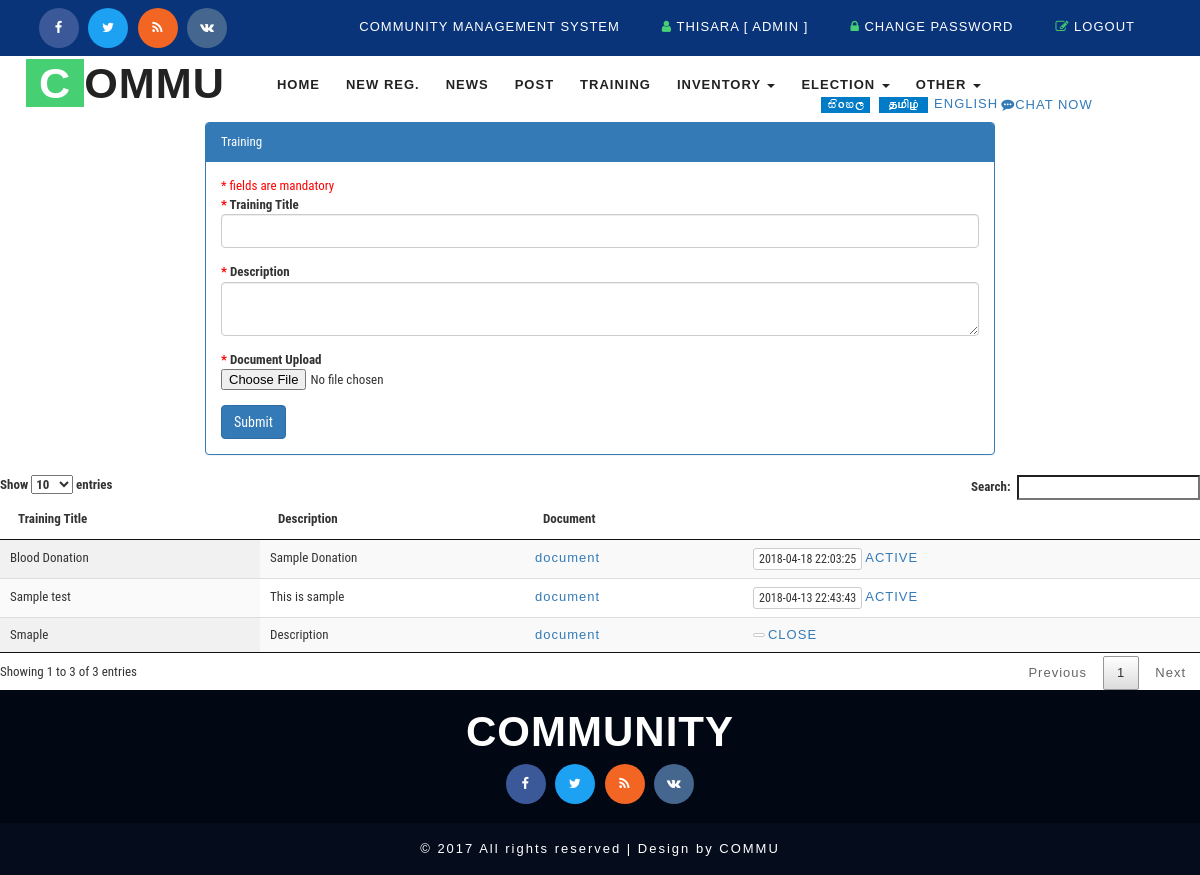
The app's page /admin_training.php (signed in) with its own data.
### tables this page shows
CREATE TABLE `cms_training` (
  `id` int(5) NOT NULL AUTO_INCREMENT,
  `title` varchar(100) DEFAULT NULL,
  `description` text,
  `document` varchar(200) DEFAULT NULL,
  `status` varchar(10) DEFAULT 'ACTIVE',
  `created_datetime` timestamp NULL DEFAULT CURRENT_TIMESTAMP,
  PRIMARY KEY (`id`)
);

### model/DB.php (called while the page is built, shortened)
<?php
function getDBConnection() {
    $servername = "localhost";
    $username = "root";
    $password = "123";
    $db = "cmsdb";
    $conn = mysqli_connect($servername, $username, $password, $db);
    if (!$conn) {
        die("Connection failed: " . mysqli_connect_error());
    } else {
        return $conn;
    }
}
function getData($sql) {
    $conn = getDBConnection();
    $result = mysqli_query($conn, $sql);
    if (mysqli_num_rows($result) > 0) {
        return $result;
    } else {
        return FALSE;
    }
}
?>

### admin_training.php (the view, shortened to what this page needs)
<?php session_start();
 include './model/DB.php';
?>
<!DOCTYPE html>
<html lang="en">
    <head>
        <?php include_once './basecss.php'; ?>
    </head>
    <body>
        <div class="header">
            <div class="w3layouts_header_right">
                <div class="agileits-social top_content">
                    <ul>
                        <li><a href="#"><i class="fa fa-facebook"></i></a></li>
                        <li><a href="#"><i class="fa fa-twitter"></i></a></li>
                        <li><a href="#"><i class="fa fa-rss"></i></a></li>
                        <li><a href="#"><i class="fa fa-vk"></i></a></li>
                    </ul>
                </div>
            </div>
            <div class="w3layouts_header_left">
                <?php include './_top.php'; ?>
            </div>
            <div class="clearfix"> </div>
        </div>
        <div class="banner">
            <nav class="navbar navbar-default">
                <div class="navbar-header navbar-left">
                    <h1><a class="navbar-brand" href="index.html"><span>C</span>OMMU</a></h1>
                </div>
                <div class="collapse navbar-collapse navbar-right" id="bs-example-navbar-collapse-1">
                </div>
                <div class="w3_agile_search">
                                      <?php include './_search.php';?>
                </div>
            </nav>
        </div>
        <div class="row">
            <div class="col-md-2"></div>
            <div class="col-md-8">
                <div class="panel panel-primary">
                    <div class="panel-heading ">Training</div>
                    <div class="panel-body">
                        <form action="upload.php" method="post" enctype="multipart/form-data">
                             <span class="mando-msg">* fields are mandatory</span>
                            <div class="form-group">
                                <label for="exampleInputEmail1"> <span class="mando-msg">*</span> Training Title</label>
                                <input type="text" name="trn_title" class="form-control" >
                            </div>
                            <div class="form-group">
                                <label for="exampleInputPassword1"><span class="mando-msg">*</span> Description</label>
                                <textarea required="" class="form-control" name="trn_description"> </textarea>
                            </div>
                            <div class="form-group">
                                <label for="exampleInputPassword1"><span class="mando-msg">*</span> Document Upload</label>
                                <input type="file" name="fileToUpload" id="fileToUpload" required="">
                            </div>
                             <button type="submit" name="submit" class="btn btn-primary">Submit</button>
                        </form>
                    </div>
                </div>
            </div>
            <div class="col-md-2"></div>
        </div>
        <div class="row">
            <div class="col-md-12">
                <table id="example" class="display" cellspacing="0" width="100%">
                    <thead>
                        <tr>
                            <th>Training Title</th>
                            <th>Description</th>
                            <th>Document</th>
                            <th></th>
                        </tr>
                    </thead>
                    <tbody>
                        <?php
                        $sql = " SELECT * FROM cms_training ";
                        $resultx = getData($sql);
                        if ($resultx != FALSE) {
                            while ($row = mysqli_fetch_assoc($resultx)) {
                                ?>
                                <tr>
                                    <td><?= $row['title']; ?></td>
                                    <td><?= $row['description']; ?></td>
                                    <td><a href="uploads/<?= $row['document']; ?>" target="_blank">document</a></td>
                                    <td>
                                    <button type="button" class="btn btn-default btn-xs"><?= $row['created_datetime']; ?></button>
                                        <a href="admin_training.php?id=<?= $row['id']; ?>&status=<?= $row['status']; ?>"><?= $row['status']; ?> </a>
                                    </td>
                                </tr>
                                <?php
                            }
                        }
                        ?>
                    </tbody>
                </table>
            </div>
        </div>
        <?php include './_footer.php'; ?>
    </body>
</html>

### css/style.css (style rules this page uses)
.mando-msg { color:red; }
html, body { font-size: small; font-family: 'Source Sans Pro', sans-serif; background:#ffffff; margin: 0; }
p,ul li,ol li,body a { margin:0; font-family: 'Source Sans Pro', sans-serif; letter-spacing:1px; }
h1,h2,h3,h4,h5,h6 { font-family: 'Source Sans Pro', sans-serif; margin:0; letter-spacing:1px; }
ul,label { margin:0; padding:0; }
input[type="submit"],input[type="reset"],input[type="search"],input[type="text"],input[type="email"] { -webkit-transition: 0.5s ease-in; -moz-transition: 0.5s ease-in; -ms-transition: 0.5s ease-in; -o-transition: 0.5s ease-in; transition:0.5s ease-in; font-family: 'Source Sans Pro', sans-serif; }
.w3layouts_header_left { float: right; margin-top: 10px; }
.w3layouts_header_right { float:left; }
.header { padding: 0.6em 3em; background: #09347a; }
.w3layouts_header_right ul li { display:inline-block; color: #fff; }
.agileits-social.top_content ul { margin: 0!important; }
.agileits-social.top_content { margin: 0!important; }
.w3layouts_header_right ul li i { color: #47cf73; }
.w3layouts_header_right ul li a { color: #fff; text-decoration:none; }
.navbar-default { background: none; border: none; }
.navbar { margin-bottom: 0; }
.navbar-collapse { padding: 0; }
.navbar-right { margin-right: 0; }
nav.navbar.navbar-default { background: none; padding: 0.5em 2em; }
.navbar-right { float: left !important; margin: 1em 0 0 12em; }
.navbar-default .navbar-brand,.navbar-default .navbar-brand:hover, .navbar-default .navbar-brand:focus { color: #222; }
.navbar-brand { height: 42px; padding: 0; font-size: 1.2em; line-height: 43px; font-weight: 700; text-transform: uppercase; }
.navbar-brand span { color: #fff; background: #47cf73; padding: 0px 13px; }
.w3_agile_search { float:right; width: 25%; }
.agileits-social ul { padding:0; margin:0; margin-top: 8px; }
.agileits-social ul li { display:inline-block; }
.agileits-social ul li a { color: #333; text-align: center; }
.agileits-social ul li a i.fa.fa-facebook { height: 40px; width: 40px; background: #3b5998; line-height: 40px; color: #fff; border-radius: 50%; -webkit-border-radius: 50%; -moz-border-radius: 50%; -o-border-radius: 50%; -ms-border-radius: 50%; transition:0.5s all; -webkit-transition:0.5s all; -moz-transition:0.5s all; -o-transition:0.5s all; -ms-transition:0.5s all; }
.agileits-social ul li a i.fa.fa-twitter { height: 40px; width: 40px; background: #1da1f2; line-height: 40px; color: #fff; border-radius: 50%; -webkit-border-radius: 50%; -moz-border-radius: 50%; -o-border-radius: 50%; -ms-border-radius: 50%; transition:0.5s all; -webkit-transition:0.5s all; -moz-transition:0.5s all; -o-transition:0.5s all; -ms-transition:0.5s all; }
.agileits-social ul li a i.fa.fa-rss { height: 40px; width: 40px; background: #f26522; line-height: 40px; color: #fff; border-radius: 50%; -webkit-border-radius: 50%; -moz-border-radius: 50%; -o-border-radius: 50%; -ms-border-radius: 50%; transition:0.5s all; -webkit-transition:0.5s all; -moz-transition:0.5s all; -o-transition:0.5s all; -ms-transition:0.5s all; }
.agileits-social ul li a i.fa.fa-vk { height: 40px; width: 40px; background: #45668e; line-height: 40px; color: #fff; border-radius: 50%; -webkit-border-radius: 50%; -moz-border-radius: 50%; -o-border-radius: 50%; -ms-border-radius: 50%; transition:0.5s all; -webkit-transition:0.5s all; -moz-transition:0.5s all; -o-transition:0.5s all; -ms-transition:0.5s all; }
.agileits-social ul li:nth-child(2) { margin:0 .5em; }
.agileits-social ul li:nth-child(3) { margin:0 .5em 0 0; }
@media (max-width:1440px) { .navbar-right { margin: 1em 0 0 9em; } }
@media (max-width:1440px) { .w3_agile_search { float: right; width: 29%; } }
@media (max-width: 1366px) { .navbar-right { margin: 1em 0 0 6em; } }
@media (max-width: 1366px) { .w3_agile_search { float: right; width:30%; } }
@media (max-width: 1280px) { .navbar-right { margin: 1em 0 0 3em; } }
@media (max-width: 1280px) { .w3_agile_search { float: right; width: 31%; } }

### records on screen
cms_training: title "Smaple", description "Description", status "CLOSE"
cms_training: title "Sample test", description "This is sample", created_datetime "2018-04-13 22:43:43", status "ACTIVE"
cms_training: title "Blood Donation", description "Sample Donation", created_datetime "2018-04-18 22:03:25", status "ACTIVE"

### other values on screen
$_SESSION['ssn_user']['firstname'] "THISARA"
$_SESSION['ssn_user']['role'] "ADMIN"
